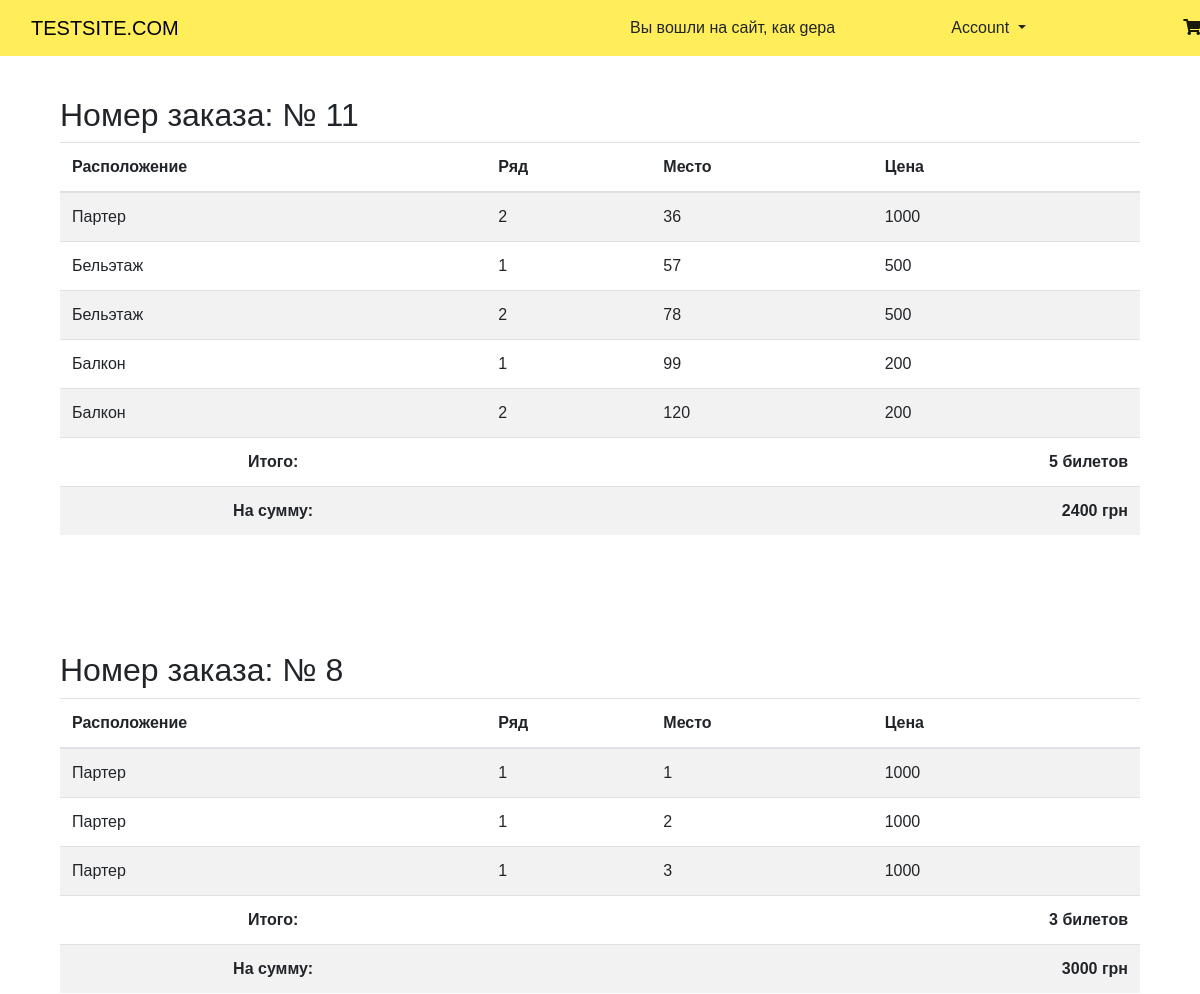
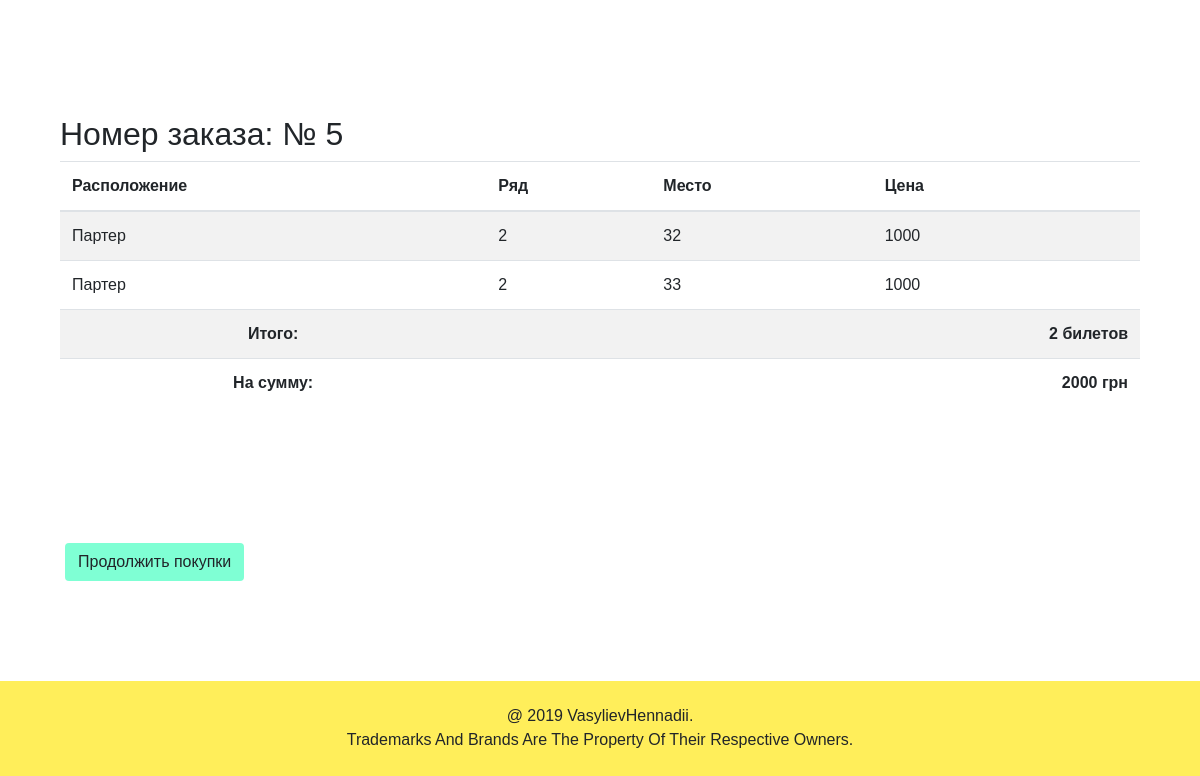
The page /index.php?route=cabinet (signed in) on the database its author committed (2 pictures, top to bottom).
### tables this page shows
CREATE TABLE `zal` (
  `place_id` int(11) NOT NULL,
  `place_name` int(11) NOT NULL,
  `category_id` int(11) NOT NULL,
  `status` enum('0','1') NOT NULL DEFAULT '1'
);

CREATE TABLE `category` (
  `category_id` int(11) NOT NULL,
  `category_name` varchar(255) NOT NULL,
  `price` int(11) NOT NULL
);

### system/request.php (called while the page is built, shortened)
<?php
function getView($name, $data = ''){
    return require_once $_SERVER['DOCUMENT_ROOT'] . "/views/".$name.".php";
}
function getHeader($data = ''){
    return require_once $_SERVER['DOCUMENT_ROOT'] . "/controllers/header.php";
}
function getFooter($data = ''){
    return require_once $_SERVER['DOCUMENT_ROOT'] . "/controllers/footer.php";
}
 function getPlaceSelect($place, $connect){
    foreach ($place as $key => $value) {
        $sql_z = "SELECT * FROM zal z LEFT JOIN category c ON (z.category_id=c.category_id) WHERE place_id = $value";
        $check_zal = mysqli_query($connect, $sql_z);
        $ress = mysqli_fetch_assoc($check_zal);
        $order[] = $ress;
    }
    return $order;
 }
?>

### views/cabinet.php (the view, shortened to what this page needs)
<?php
$booking_order = $data['booking'];
$order = $data;
?>
<div class="prdt" >
    <div class="container" style="padding: 50; min-height: 400px; margin-top: 40px;">
        <div class="prdt-top">
            <div class="col-md-12">
                <?php if(!empty($_SESSION['excellent'])): ?>
                <div class="product-one cart" style="padding-bottom: 100px;">
                    <div class="register-top heading">
                        <h2 style="color: green;"><?= $_SESSION['excellent']; ?><br> Ожидайте звонка оператора или подтверждения на email</h2>
                    </div>
                    <?php if($_SESSION['role'] === 'user' && !empty($_SESSION['excellent'])):?>
                        <div class="table-responsive">
                            <table class="table table-hover table-striped">
                                <thead>
                                <tr>
                                    <th>Расположение</th>
                                    <th>Ряд</th>
                                    <th>Место</th>
                                    <th>Цена</th>
                                    <th><span class="glyphicon glyphicon-remove" aria-hidden="true"></span></th>
                                </tr>
                                </thead>
                                <tbody>
                                <?php $i = 0; $sum = 0; ?>
                                <?php foreach($booking_order as $items => $place):?>
                                    <tr>
                                        <td><?=$place['category_name'] ?></td>
                                        <td><?=$place['place_name'] ?></td>
                                        <td><?=$place['place_id'] ?></td>
                                        <td><?=$place['price'] ?></td>
                                        <td><a href="/cart/delete/?id=<?=$id ?>"><span data-id="<?=$id ?>" class="glyphicon glyphicon-remove text-danger del-item" aria-hidden="true"></span></a></td>
                                    </tr>
                                    <?php $i++; $sum += $place['price']; ?>
                                <?php endforeach;?>
                                <tr>
                                    <td style="text-align: center;"><b>Итого:</b></td>
                                    <td colspan="4" class="text-right cart-qty"><b><?=$i ?> билетов</b></td>
                                </tr>
                                <tr>
                                    <td style="text-align: center;"><b>На сумму:</b></td>
                                    <td colspan="4" class="text-right cart-sum"><b><?= $sum; ?> грн</b></td>
                                </tr>
                                </tbody>
                            </table>
                        </div>
                    <?php else: ?>
                        <h3>Забронированных заказов пока нет...</h3>
                    <?php endif;?>
                </div>
                <?php
                unset($_SESSION['excellent']);
                unset($_SESSION['zakaz_place']);
                ?>
                <?php elseif(empty($_SESSION['excellent'])): ?>
                <?php foreach($order as $key => $value):?>
                <div class="product-one cart" style="padding-bottom: 100px;">
                    <div class="register-top heading">
                        <h2>Номер заказа: № <?=$key?> </h2>
                    </div>
                    <?php if($_SESSION['role'] === 'user' && !empty($order)):?>
                        <div class="table-responsive">
                            <table class="table table-hover table-striped">
                                <thead>
                                <tr>
                                    <th>Расположение</th>
                                    <th>Ряд</th>
                                    <th>Место</th>
                                    <th>Цена</th>
                                    <th><span class="glyphicon glyphicon-remove" aria-hidden="true"></span></th>
                                </tr>
                                </thead>
                                <tbody>
                                <?php $i = 0; $sum = 0; ?>
                                <?php foreach($value as $items => $place): ?>
                                    <tr>
                                        <td><?=$place['category_name'] ?></td>
                                        <td><?=$place['place_name'] ?></td>
                                        <td><?=$place['place_id'] ?></td>
                                        <td><?=$place['price'] ?></td>
                                        <td><a href="/cart/delete/?id=<?=$id ?>"><span data-id="<?=$id ?>" class="glyphicon glyphicon-remove text-danger del-item" aria-hidden="true"></span></a></td>
                                    </tr>
                                    <?php $i++; $sum += $place['price']; ?>
                                <?php endforeach;?>
                                <tr>
                                    <td style="text-align: center;"><b>Итого:</b></td>
                                    <td colspan="4" class="text-right cart-qty"><b><?=$i ?> билетов</b></td>
                                </tr>
                                <tr>
                                    <td style="text-align: center;"><b>На сумму:</b></td>
                                    <td colspan="4" class="text-right cart-sum"><b><?= $sum; ?> грн</b></td>
                                </tr>
                                </tbody>
                            </table>
                        </div>
                    <?php else: ?>
                        <h3>Забронированных заказов пока нет...</h3>
                    <?php endif;?>
                </div>
                <?php endforeach;?>
                <?php endif;?>
            </div>
            <div style="display: flex; justify-content: space-between;">
                <form action="" method="get" style="margin-top: auto; margin-bottom: auto;">
                    <button name="route" value="order" class="btn" style="background-color: aquamarine; margin: 20px;">
                    Продолжить покупки
                    </button>
                </form>
            </div>
        </div>
    </div>
</div>

### views/css/style.css (style rules this page uses)
* { font-family: Arial, Helvetica, sans-serif; box-sizing: border-box; }

### views/style/style.css (style rules this page uses)
* { -webkit-box-sizing: border-box; box-sizing: border-box; }
body { padding: 0; margin: 0; }

### rows shown on the page
zal: category.category_name "Партер", place_name "2", place_id "36", category.price "1000"
zal: category.category_name "Бельэтаж", place_name "1", place_id "57", category.price "500"
zal: category.category_name "Бельэтаж", place_name "2", place_id "78", category.price "500"
zal: category.category_name "Балкон", place_name "1", place_id "99", category.price "200"
zal: category.category_name "Балкон", place_name "2", place_id "120", category.price "200"
zal: category.category_name "Партер", place_name "1", place_id "1", category.price "1000"
zal: category.category_name "Партер", place_name "1", place_id "2", category.price "1000"
zal: category.category_name "Партер", place_name "1", place_id "3", category.price "1000"
zal: category.category_name "Партер", place_name "2", place_id "32", category.price "1000"
zal: category.category_name "Партер", place_name "2", place_id "33", category.price "1000"

### other values the page prints
$_SESSION['login'] "gepa"
$key "11"
$i "5"
$sum "2400"
$key "8"
$i "3"
$sum "3000"
$key "5"
$i "2"
$sum "2000"
